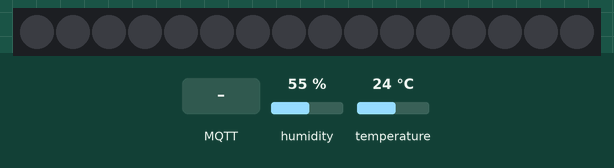
Simulated run of this sketch. Board: ESP32. Parts: 16 RGB LEDs in strip order, left to right. The inputs (shaded band) are chosen by the test bench; at power-on: temperature 24 °C, humidity 55 %. Dim RGB values are drawn brighter than linear; WiFi joins after 1.5 s; servers stay silent unless stated; no MQTT or app messages arrive unless stated; what the sketch prints to the serial monitor is not drawn.

Above: at 2.8 s.
2.9 s: MQTT message "2" arrives on the first subscribed topic
At 3.11 s:
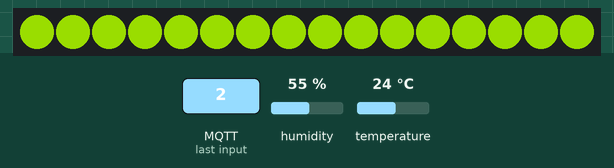
4.5 s: MQTT message "3" arrives on the first subscribed topic
At 4.9 s:
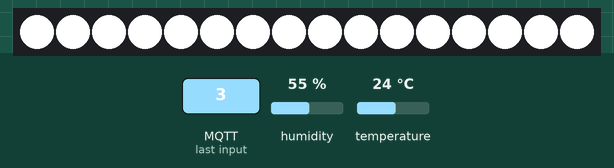
6.0 s: MQTT message "2" arrives on the first subscribed topic
At 6.01 s:
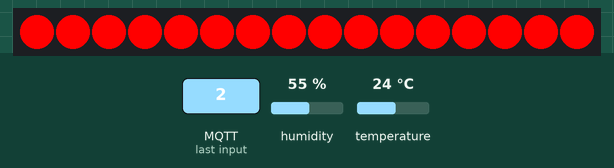
12.0 s: temperature set to 29 °C
13.5 s: temperature set to 32 °C
15.3 s: temperature set to 12 °C
At 16.4 s:
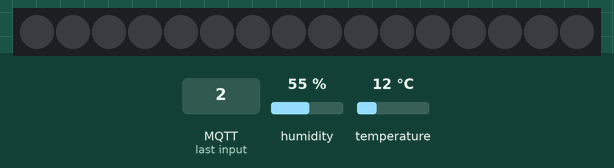

The sketch:

domotica.ino
```cpp
#include <PubSubClient.h>
#include <WiFi.h>
#include <Adafruit_NeoPixel.h>
#include "DHT.h"

// ====== Configuración WiFi ======
const char* WIFI_SSID = "galileo";
const char* WIFI_PASS = "";

// ====== Configuración MQTT ======
const char* mqttServer = "test.mosquitto.org";
const uint16_t mqttPort = 1883;

const char* mqttClientId = "esp32-neopixel-rod";
const char* mqttUser = "";
const char* mqttPass = "";

const char* topicOut = "teslalab";
const char* topicIn  = "teslalab/commands";

WiFiClient wifiClient;
PubSubClient client(wifiClient);

// ====== NeoPixel conf ======
#define PIN 25
#define NUMPIXELS 16
Adafruit_NeoPixel pixels(NUMPIXELS, PIN, NEO_GRB + NEO_KHZ800);

// ====== Temperature conf ======
#define DHTPIN 27
#define DHTTYPE DHT11
DHT dht(DHTPIN, DHTTYPE);

// ====== PIR conf ======
const uint8_t motionSensor = 14;
unsigned long now;

// ✅ PIR enable/disable por MQTT
bool pirEnabled = false;

// Timer: Auxiliary variables
volatile unsigned long lastTrigger = 0;
volatile bool startTimer = false;
bool printMotion = false;

const unsigned long timeSeconds = 5 * 1000UL;  // 5 seconds

void ARDUINO_ISR_ATTR motionISR() {
  lastTrigger = millis();
  startTimer = true;
}

// ====== Modos ======
enum Mode { MODE_OFF, MODE_WARM, MODE_PARTY, MODE_WHITE, MODE_WARNING };
Mode currentMode = MODE_OFF;

// ====== Party animation state ======
unsigned long lastPartyUpdate = 0;
uint8_t partyIndex = 0;
const unsigned long partyDelayMs = 40;

// Colores
uint32_t WARM_YELLOW() { return pixels.Color(255, 160, 40); }
uint32_t FULL_WHITE()  { return pixels.Color(255, 255, 255); }
uint32_t WARNING()     { return pixels.Color(255, 0, 0); }

void setOff() {
  currentMode = MODE_OFF;
  pixels.clear();
  pixels.show();
}

void setWarm() {
  currentMode = MODE_WARM;
  pixels.fill(WARM_YELLOW(), 0, NUMPIXELS);
  pixels.show();
}

void setWhite() {
  currentMode = MODE_WHITE;
  pixels.fill(FULL_WHITE(), 0, NUMPIXELS);
  pixels.show();
}

void setWarning() {
  currentMode = MODE_WARNING;
  pixels.fill(WARNING(), 0, NUMPIXELS);
  pixels.show();
}

// ✅ Attach/Detach interrupt (van aquí para evitar el error)
void enablePIR() {
  if (pirEnabled) return;
  pirEnabled = true;

  startTimer = false;
  printMotion = false;
  lastTrigger = millis();

  attachInterrupt(digitalPinToInterrupt(motionSensor), motionISR, RISING);
  Serial.println("PIR ENABLED (interrupt attached)");
}

void disablePIR() {
  if (!pirEnabled) return;
  pirEnabled = false;

  detachInterrupt(digitalPinToInterrupt(motionSensor));

  startTimer = false;
  printMotion = false;

  Serial.println("PIR DISABLED (interrupt detached)");

  // si estaba en warning por PIR, apaga (si temp está alta, luego vuelve a warning)
  if (currentMode == MODE_WARNING) setOff();
}

// Party color wheel
uint32_t wheel(uint8_t pos) {
  pos = 255 - pos;
  if (pos < 85) return pixels.Color(255 - pos * 3, 0, pos * 3);
  if (pos < 170) { pos -= 85; return pixels.Color(0, pos * 3, 255 - pos * 3); }
  pos -= 170;
  return pixels.Color(pos * 3, 255 - pos * 3, 0);
}

void setParty() {
  currentMode = MODE_PARTY;
  partyIndex = 0;
  lastPartyUpdate = 0;
}

void updateParty() {
  unsigned long now = millis();
  if (now - lastPartyUpdate < partyDelayMs) return;
  lastPartyUpdate = now;

  // todos cambian juntos
  pixels.fill(wheel(partyIndex), 0, NUMPIXELS);
  pixels.show();
  partyIndex += 10;
}

void handleCommands(int command) {
  // ✅ Case 4 SIEMPRE permitido (toggle PIR)
  if (command == 4) {
    if (pirEnabled) disablePIR();
    else enablePIR();
    return;
  }

  if (currentMode != MODE_WARNING) {
    switch (command) {
      case 1:
        if (currentMode == MODE_WARM) setOff();
        else setWarm();
        break;

      case 2:
        if (currentMode == MODE_PARTY) setOff();
        else setParty();
        break;

      case 3:
        if (currentMode == MODE_WHITE) setOff();
        else setWhite();
        break;

      default:
        setOff();
        break;
    }
  }
}

void callback(char* topic, byte* payload, unsigned int length) {
  Serial.print("MQTT [");
  Serial.print(topic);
  Serial.print("] ");

  char command[128];
  unsigned int n = (length < sizeof(command) - 1) ? length : (sizeof(command) - 1);
  for (unsigned int i = 0; i < n; i++) command[i] = (char)payload[i];
  command[n] = '\0';

  Serial.println(command);

  int cmd = atoi(command);
  handleCommands(cmd);
}

void connectWiFi() {
  Serial.print("Conectando a WiFi: ");
  Serial.println(WIFI_SSID);

  WiFi.begin(WIFI_SSID, WIFI_PASS);
  while (WiFi.status() != WL_CONNECTED) {
    delay(500);
    Serial.print(".");
  }

  Serial.println();
  Serial.print("WiFi conectado. IP: ");
  Serial.println(WiFi.localIP());
}

void reconnectMQTT() {
  while (!client.connected()) {
    Serial.print("Conectando a MQTT...");
    if (client.connect(mqttClientId, mqttUser, mqttPass)) {
      Serial.println("OK");
      client.publish(topicOut, "hello world");
      client.subscribe(topicIn);
    } else {
      Serial.print("Fallo, rc=");
      Serial.print(client.state());
      Serial.println(" -> reintento en 2s");
      delay(2000);
    }
  }
}

void setup() {
  Serial.begin(115200);
  delay(100);

  pixels.begin();
  dht.begin();

  pinMode(motionSensor, INPUT_PULLUP);

  // ✅ PIR apagado por defecto: NO attachInterrupt aquí
  pirEnabled = false;

  setOff();
  connectWiFi();

  client.setServer(mqttServer, mqttPort);
  client.setCallback(callback);
  reconnectMQTT();
}

void loop() {
  if (WiFi.status() != WL_CONNECTED) connectWiFi();
  if (!client.connected()) reconnectMQTT();
  client.loop();

  now = millis();

  // ====== PIR -> WARNING_MODE SOLO si está habilitado ======
  if (pirEnabled) {
    if (startTimer && !printMotion) {
      Serial.println("MOTION DETECTED!!!");
      printMotion = true;
      setWarning();
    }

    if (startTimer && (now - lastTrigger > timeSeconds)) {
      Serial.println("Motion stopped...");
      startTimer = false;
      printMotion = false;

      if (currentMode == MODE_WARNING) setOff();
    }
  }

  if (currentMode == MODE_PARTY) {
    updateParty();
  }

  float t = dht.readTemperature();
  if (!isnan(t) && t > 30) {
    Serial.println("WARNING: La temperatura sobrepaso los 30°C");
    Serial.print("Temperature: ");
    Serial.print(t);
    Serial.print("\n");
    setWarning();
  } else {
    if (currentMode == MODE_WARNING && !startTimer) {
      setOff();
    }
  }
}
```

Measured:
- after the input at 2.9 s, the LEDs: first change at once (image 1 shows a later state)
- after the input at 4.5 s, the LEDs: change at once (image 2)
- after the input at 6.0 s, the LEDs: change at once (image 3)
- after the input at 15.3 s, the LEDs: change after 0.55 s (image 4)
